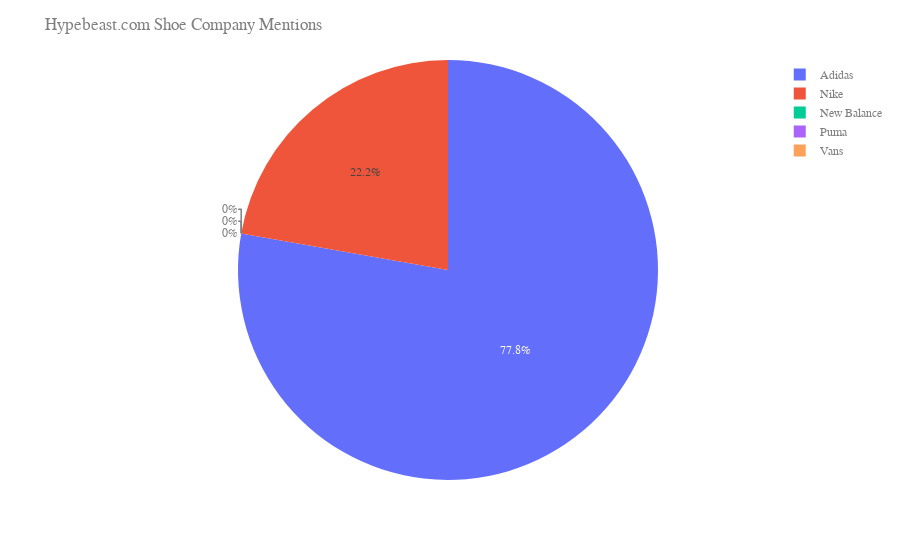

Here is the notebook cell this chart was saved with:
### Markdown cell above
Display the percentage breakdown for hypebeast.com

### Code cell
#pf.pie_chart(hypebeast_df,'shoe_company', 'count', 'Hypebeast.com')


df = px.data.tips()
fig = px.pie(hypebeast_df, values='count', names='shoe_company')
fig.update_layout(
    title="Hypebeast.com Shoe Company Mentions ",
    font=dict(
        family="Helvetica",
        size=12,
        color="#7f7f7f"
    )
)
fig.show()
print("\n End of Phase 2 ...\n")

### Figure 1 — Plotly figure (JSON) as saved in the notebook; plotly's stock layout.template omitted (floating-point values rounded to 4 significant figures)
{"data": [{"domain": {"x": [0, 1], "y": [0, 1]}, "hovertemplate": "shoe_company=%{label}<br>count=%{value}<extra></extra>", "labels": ["Nike", "Nike", "Nike", "Adidas", "Adidas", "Adidas", "Adidas", "Adidas", "New Balance", "New Balance", "Puma", "Puma", "Vans", "Vans"], "legendgroup": "", "name": "", "showlegend": true, "type": "pie", "values": [2, 0, 0, 1, 0, 1, 4, 1, 0, 0, 0, 0, 0, 0]}], "layout": {"font": {"color": "#7f7f7f", "family": "Helvetica", "size": 12}, "legend": {"tracegroupgap": 0}, "margin": {"t": 60}, "title": {"text": "Hypebeast.com Shoe Company Mentions "}}}
